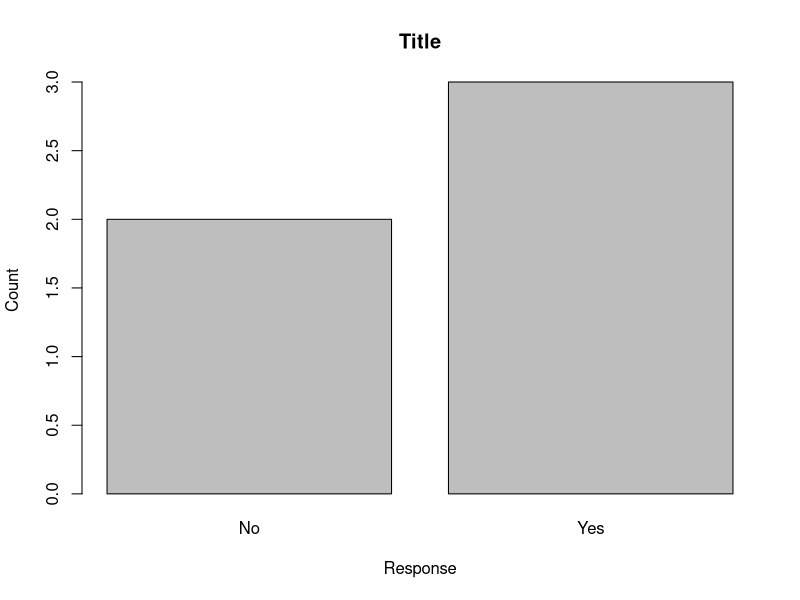

The R source for this figure: (Note: this script raises an error after producing the figure.)
# Creating Tables

x = c("Yes","No","No","Yes","Yes")

#bar plots

#method 1

barplot(table(x),xlab="Response",ylab = "Count" , main = "Title")

y = data.frame(x)

ggplot(data = y)+geom_bar(mapping = aes(x = x))

#mtcars bar chart

View(mtcars)

ggplot(data = mtcars) + 
  geom_bar(mapping = aes(x = row.names(mtcars), y = mpg), stat = "identity") +
  theme(axis.text.x = element_text(angle = 60, hjust = 1))+
  xlab("Make")+
  ylab("mpg") +
  ggtitle("Mpg by Make")

# plot histogram for data.xls

View(data2)
hist(data2$Height, xlab = "Height", main = "Histogram for heights")

#change y-axis to proportions

hist(data2$Height, xlab = "Height", main = "Histogram for heights", probability = TRUE)

#increase the number of bins

hist(data2$Height, xlab = "Height", main = "Histogram for heights", probability = TRUE, breaks = 50)

#Exercise 1

hist(data2$Weight, xlab = "Weightt", main = "Histogram for Weights", probability = TRUE, breaks = 50)

fivenum(data2$Weight) # calculates min, Q1, Q2, Q3, max

boxplot(data2$Weight)

boxplot(data2$Weight, data2$Height , names =c("Weight","Height"), col = c("red", "green"))

simple.hist.and.boxplot(data2$Height)




